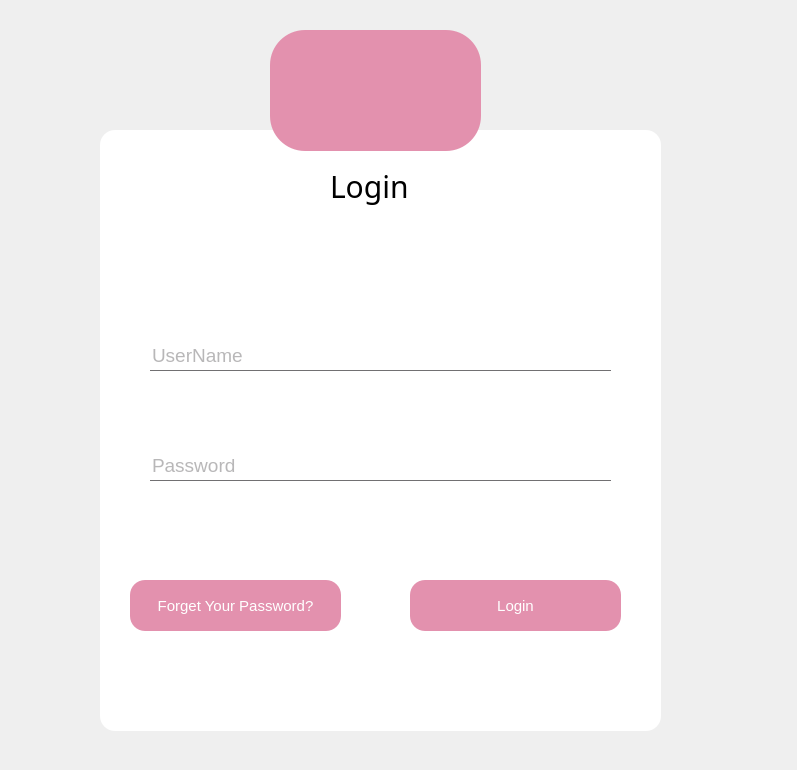
<?xml version="1.0" encoding="UTF-8"?>
<ui version="4.0">
 <class>MainWindow</class>
 <widget class="QMainWindow" name="MainWindow">
  <property name="geometry">
   <rect>
    <x>0</x>
    <y>0</y>
    <width>797</width>
    <height>770</height>
   </rect>
  </property>
  <property name="windowTitle">
   <string>MainWindow</string>
  </property>
  <widget class="QWidget" name="centralwidget">
   <widget class="QPushButton" name="pushButton_8">
    <property name="geometry">
     <rect>
      <x>270</x>
      <y>30</y>
      <width>211</width>
      <height>121</height>
     </rect>
    </property>
    <property name="font">
     <font>
      <pointsize>20</pointsize>
     </font>
    </property>
    <property name="styleSheet">
     <string notr="true">*{
border-radius: 35px;
background:#E391AE
}</string>
    </property>
    <property name="text">
     <string/>
    </property>
    <property name="icon">
     <iconset>
      <normaloff>D:/downloads/team (1).png</normaloff>D:/downloads/team (1).png</iconset>
    </property>
    <property name="iconSize">
     <size>
      <width>60</width>
      <height>60</height>
     </size>
    </property>
   </widget>
   <widget class="QFrame" name="Qframe">
    <property name="geometry">
     <rect>
      <x>100</x>
      <y>130</y>
      <width>561</width>
      <height>601</height>
     </rect>
    </property>
    <property name="styleSheet">
     <string notr="true">QFrame
{
	background:white;
    border-radius:15px;
}</string>
    </property>
    <property name="frameShape">
     <enum>QFrame::StyledPanel</enum>
    </property>
    <property name="frameShadow">
     <enum>QFrame::Raised</enum>
    </property>
    <widget class="QLabel" name="label_3">
     <property name="geometry">
      <rect>
       <x>150</x>
       <y>30</y>
       <width>261</width>
       <height>51</height>
      </rect>
     </property>
     <property name="styleSheet">
      <string notr="true">*{
    font-family:century gothic;
    font-size:24px;
	color:white;
}

</string>
     </property>
     <property name="text">
      <string>Welcome to TeamUp</string>
     </property>
    </widget>
    <widget class="QLineEdit" name="lineEdit_3">
     <property name="geometry">
      <rect>
       <x>50</x>
       <y>210</y>
       <width>461</width>
       <height>31</height>
      </rect>
     </property>
     <property name="font">
      <font>
       <pointsize>14</pointsize>
      </font>
     </property>
     <property name="contextMenuPolicy">
      <enum>Qt::NoContextMenu</enum>
     </property>
     <property name="styleSheet">
      <string notr="true">*{
background:transparent;
border:none;
color:#717072;
border-bottom:1px solid #717072;
}</string>
     </property>
     <property name="inputMask">
      <string/>
     </property>
     <property name="text">
      <string/>
     </property>
     <property name="maxLength">
      <number>32767</number>
     </property>
     <property name="placeholderText">
      <string>UserName</string>
     </property>
    </widget>
    <widget class="QPushButton" name="pushButton_18">
     <property name="geometry">
      <rect>
       <x>310</x>
       <y>450</y>
       <width>211</width>
       <height>51</height>
      </rect>
     </property>
     <property name="font">
      <font>
       <pointsize>11</pointsize>
      </font>
     </property>
     <property name="styleSheet">
      <string notr="true">*{
color:white;
border-radius: 15px;
background:#E391AE;
}

*:hover
{
	color:#E391AE;
	border-radius:15px;
	background:black;
}</string>
     </property>
     <property name="text">
      <string>Login</string>
     </property>
    </widget>
    <widget class="QLabel" name="label_5">
     <property name="geometry">
      <rect>
       <x>230</x>
       <y>30</y>
       <width>91</width>
       <height>51</height>
      </rect>
     </property>
     <property name="font">
      <font>
       <family>century gothic</family>
       <pointsize>-1</pointsize>
      </font>
     </property>
     <property name="styleSheet">
      <string notr="true">*{
    font-family:century gothic;
    font-size:30px;
	color:black;
}

</string>
     </property>
     <property name="text">
      <string>Login</string>
     </property>
    </widget>
    <widget class="QLabel" name="label">
     <property name="geometry">
      <rect>
       <x>280</x>
       <y>540</y>
       <width>261</width>
       <height>41</height>
      </rect>
     </property>
     <property name="text">
      <string/>
     </property>
     <property name="pixmap">
      <pixmap>../Resources/Images/black_Logo_342868e838_129748d4cd.svg</pixmap>
     </property>
    </widget>
    <widget class="QLineEdit" name="lineEdit_6">
     <property name="geometry">
      <rect>
       <x>50</x>
       <y>320</y>
       <width>461</width>
       <height>31</height>
      </rect>
     </property>
     <property name="font">
      <font>
       <pointsize>14</pointsize>
      </font>
     </property>
     <property name="tabletTracking">
      <bool>false</bool>
     </property>
     <property name="contextMenuPolicy">
      <enum>Qt::NoContextMenu</enum>
     </property>
     <property name="styleSheet">
      <string notr="true">*{
background:transparent;
border:none;
color:#717072;
border-bottom:1px solid #717072;
}</string>
     </property>
     <property name="inputMask">
      <string/>
     </property>
     <property name="text">
      <string/>
     </property>
     <property name="maxLength">
      <number>32767</number>
     </property>
     <property name="echoMode">
      <enum>QLineEdit::Password</enum>
     </property>
     <property name="dragEnabled">
      <bool>false</bool>
     </property>
     <property name="readOnly">
      <bool>false</bool>
     </property>
     <property name="placeholderText">
      <string>Password</string>
     </property>
     <property name="clearButtonEnabled">
      <bool>false</bool>
     </property>
    </widget>
    <widget class="QPushButton" name="pushButton_19">
     <property name="geometry">
      <rect>
       <x>30</x>
       <y>450</y>
       <width>211</width>
       <height>51</height>
      </rect>
     </property>
     <property name="font">
      <font>
       <pointsize>11</pointsize>
      </font>
     </property>
     <property name="styleSheet">
      <string notr="true">*{
color:white;
border-radius: 15px;
background:#E391AE;
}

*:hover
{
	color:#E391AE;
	border-radius:15px;
	background:black
}</string>
     </property>
     <property name="text">
      <string>Forget Your Password?</string>
     </property>
    </widget>
   </widget>
   <zorder>Qframe</zorder>
   <zorder>pushButton_8</zorder>
  </widget>
 </widget>
 <resources/>
 <connections/>
</ui>
